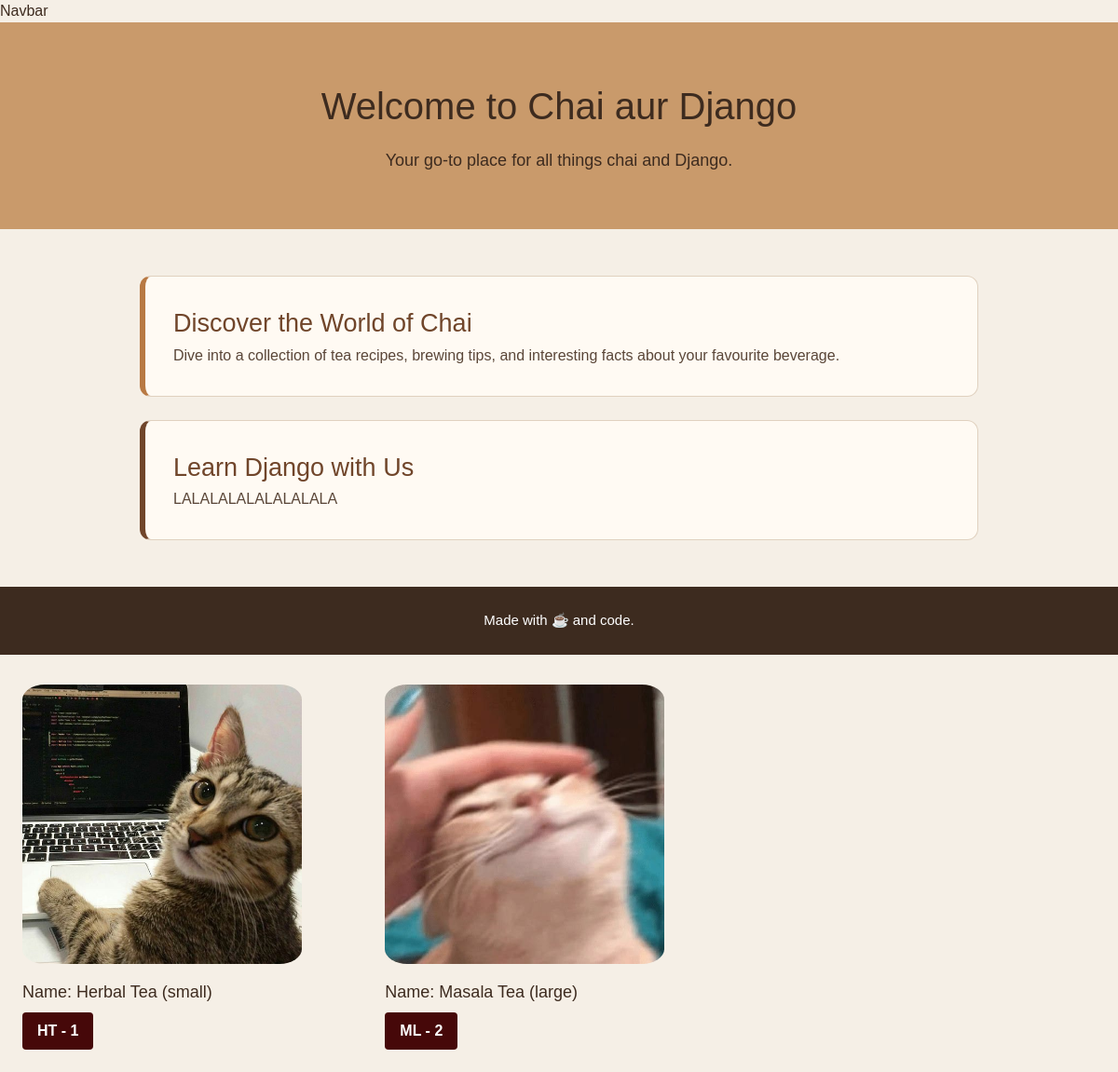
Page /chai/ on the earlier database version.
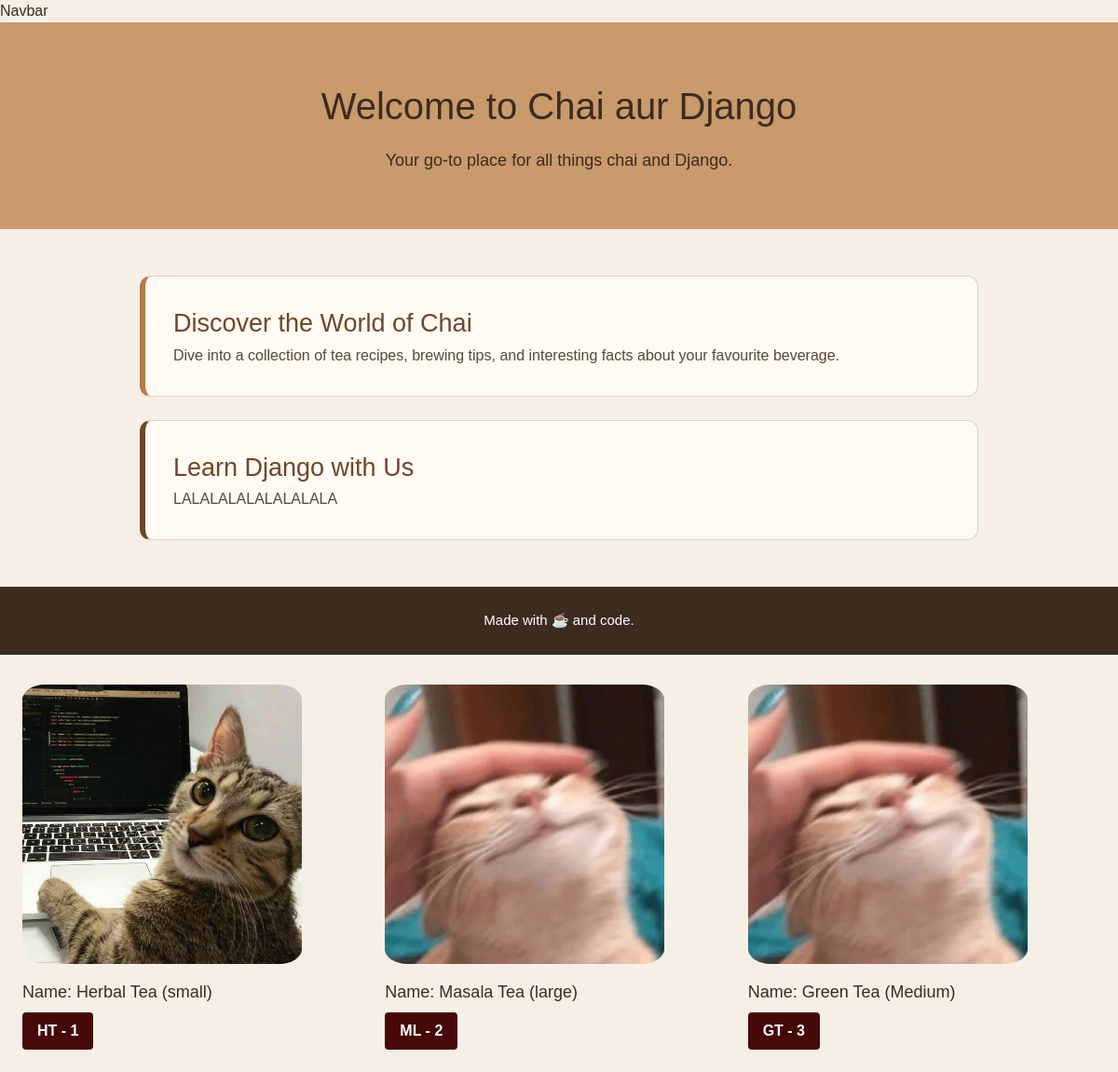
Same page on the later database version.
### chai/models.py (models this page shows, shortened)
class ChaiVariety(models.Model):
    CHAI_TYPE_CHOICES = [
        ('ML', 'Masala Chai'),
        ('GT', 'Green Tea'),
        ('BT', 'Black Tea'),
        ('HT', 'Herbal Tea'),
        ('OT', 'Oolong Tea'),
    ]
    name = models.CharField(max_length=100)
    image = models.ImageField(upload_to='chais/')
    date_added = models.DateTimeField(default=timezone.now)
    type = models.CharField(max_length=2, choices=CHAI_TYPE_CHOICES, default='ML')
    description = models.TextField(default="No description available.")

### chai/views.py (the view)
# urls.py: path('', views.all_chai, name='all_home'),
def all_chai(request):
    chais = ChaiVariety.objects.all()
    return render(request, 'chai/all_chai.html', { 'chais': chais })

### chai/templates/chai/all_chai.html (shortened to what this page needs)
{% extends 'layout.html' %}
{% block content %}
    <header>
        <h1>Welcome to Chai aur Django</h1>
        <p>Your go-to place for all things chai and Django.</p>
    </header>
    <main>
        <section class="intro">
            <h2>Discover the World of Chai</h2>
            <p>
                Dive into a collection of tea recipes, brewing tips, and
                interesting facts about your favourite beverage.
            </p>
        </section>
        <section class="django">
            <h2>Learn Django with Us</h2>
            <p>
                LALALALALALALALALA
            </p>
        </section>
    </main>
    <footer>
        <p>Made with ☕ and code.</p>
    </footer>
    <div class="grid grid-cols-3 gap-4 m-6">
    {% for chai in chais %}
    <div class="chai-item">
        <img class = "rounded-3xl py-2"
        src="{{ chai.image.url }}"
        alt="{{ chai.name }}"
        width="300"
        height="200"
        >
        <p class= " text-lg py-2">Name: {{ chai.name }}</p>
        <a href="{% url 'chai_detail' chai.id %}">
            <button
            type="button" class= "bg-red-950 hover:bg-red-800 text-white font-bold py-2 px-4 rounded" >
                {{chai.type}} - {{ chai.id}}
            </button>
        </a>
    </div>
    {% endfor %}
    </div>
{% endblock %}

### templates/layout.html (shortened to what this page needs)
{% load tailwind_tags %}
{% load static %}
<!DOCTYPE html>
<html lang="en">
<head>
    <link rel="stylesheet" href="{% static 'style.css' %}">
    {% tailwind_css %}
</head>
<body>
    <nav> Navbar</nav>
    {% block content %}
    {% endblock %}
</body>
</html>

### static/style.css (style rules this page uses)
body { margin: 0; font-family: Arial, sans-serif; background-color: #f5efe6; color: #3d2b1f; }
header { text-align: center; padding: 60px 20px; background-color: #c99a6b; }
header h1 { font-size: 40px; margin: 0 0 15px; }
header p { font-size: 18px; margin: 0; }
main { width: 80%; max-width: 900px; margin: 50px auto; }
section { background-color: #fffaf3; padding: 30px; margin-bottom: 25px; border-radius: 12px; border: 1px solid #e0d1bf; }
section h2 { color: #70452a; margin-top: 0; font-size: 27px; }
section p { font-size: 16px; line-height: 1.7; color: #5a4638; }
.intro { border-left: 6px solid #b87943; }
.django { border-left: 6px solid #70452a; }
footer { text-align: center; padding: 25px; background-color: #3d2b1f; color: white; }
footer p { margin: 0; font-size: 15px; }

Differences in the rows shown:
added ChaiVariety: image (picture), name "Green Tea (Medium)", type "GT", id "3"
